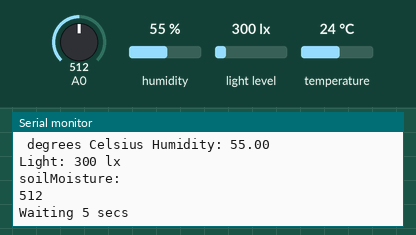
This sketch was run on a simulated ESP8266 (NodeMCU). On the bench: the last lines printed to the serial monitor. The test bench sets the inputs (shaded band); at power-on: humidity 55 %, light level 300 lx, A0 = 512, temperature 24 °C. WiFi joins after 1.5 s; servers stay silent unless stated.

Above: at 2.7 s.
2.8 s: humidity set to 22 %
5.5 s: light level set to 40 lx
8.2 s: A0 set to 716
At 10.6 s:
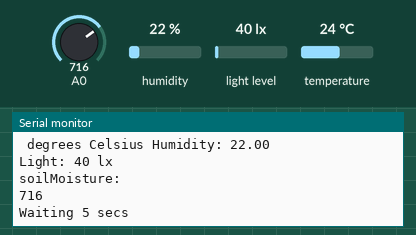
10.9 s: temperature set to 12 °C
13.6 s: light level set to 500 lx
16.3 s: A0 set to 992
At 18.4 s:
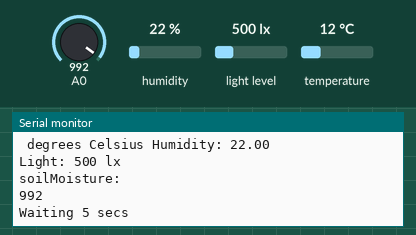
Timing chart, 0 to 19.9 s (numbered marks = the images above; inputs shaded):
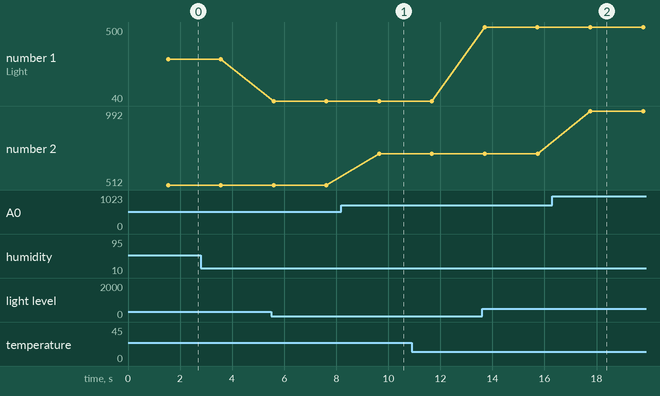

The sketch:

sketch_nov18a.ino
```cpp
#include <ESP8266WiFi.h>
#include <WiFiUDP.h>

#include <DHT.h>
#include <BH1750.h>
#define DHTPIN D4
#define DHTTYPE DHT11

unsigned int UDPPort = 3000;      // local port to listen on

char packetBuffer[255]; //buffer to hold incoming packet
char  replyBuffer[255] = "acknowledged";       // a string to send back

WiFiUDP Udp;


DHT dht(DHTPIN, DHTTYPE);

BH1750 lightMeter;

const char* ssid = "AirM7-6221";  //  your network SSID (name)
const char* pass = "12345678";       // your network password


void setup() {
    Serial.begin(115200);
  WiFi.begin(ssid, pass);
    Serial.println();
    Serial.print("Wait for WiFi");

    while (WiFi.status() != WL_CONNECTED) {
      delay(500);
      Serial.print(".");
    }
    Serial.println("");
    Serial.println("WiFi connected");
    Serial.println("IP address: " + WiFi.localIP().toString());

    Udp.begin(UDPPort);

    Udp.beginPacket("10.10.10.179", UDPPort);//send ip to server
    char ipBuffer[255];
    WiFi.localIP().toString().toCharArray(ipBuffer, 255);
    Udp.write(ipBuffer);
    Udp.endPacket();
    Serial.println("Sent ip adress to server");

dht.begin();
lightMeter.begin();

Serial.println(F("BH1750 Test"));
Serial.println("Running...");
delay(10);


    }

void loop() {
char s[80];
int soilMoistureValue = 0;

float h = dht.readHumidity();
float t = dht.readTemperature();

uint16_t lux = lightMeter.readLightLevel();

soilMoistureValue = analogRead(A0);

if (isnan(h) || isnan(t))
{
//Serial.println("Failed to read from DHT sensor!");
return;
}

Serial.print("Temperature: ");
Serial.println(t);
Serial.print(" degrees Celsius Humidity: ");
Serial.println(h);
Serial.print("Light: ");
Serial.print(lux);
Serial.println(" lx\nsoilMoisture: ");
Serial.println(soilMoistureValue);

sprintf(s,"1 26.00 76 33.00 705");

    Udp.write(s);
    Udp.endPacket();

Serial.println("Waiting 5 secs");
// thingspeak needs at least a 15 sec delay between updates
// 20 seconds to be safe
delay(2000);
}
```

Measured:
- after the input at 8.2 s, the serial monitor: prints a new line after 1.5 s (image 1)
- after the input at 16.3 s, the serial monitor: prints a new line after 1.5 s (image 2)
- plotted number 1: 300 → 40 after the input at 5.5 s, 40 → 500 after the input at 13.6 s
- plotted number 2: 512 → 716 after the input at 8.2 s, 716 → 992 after the input at 16.3 s
